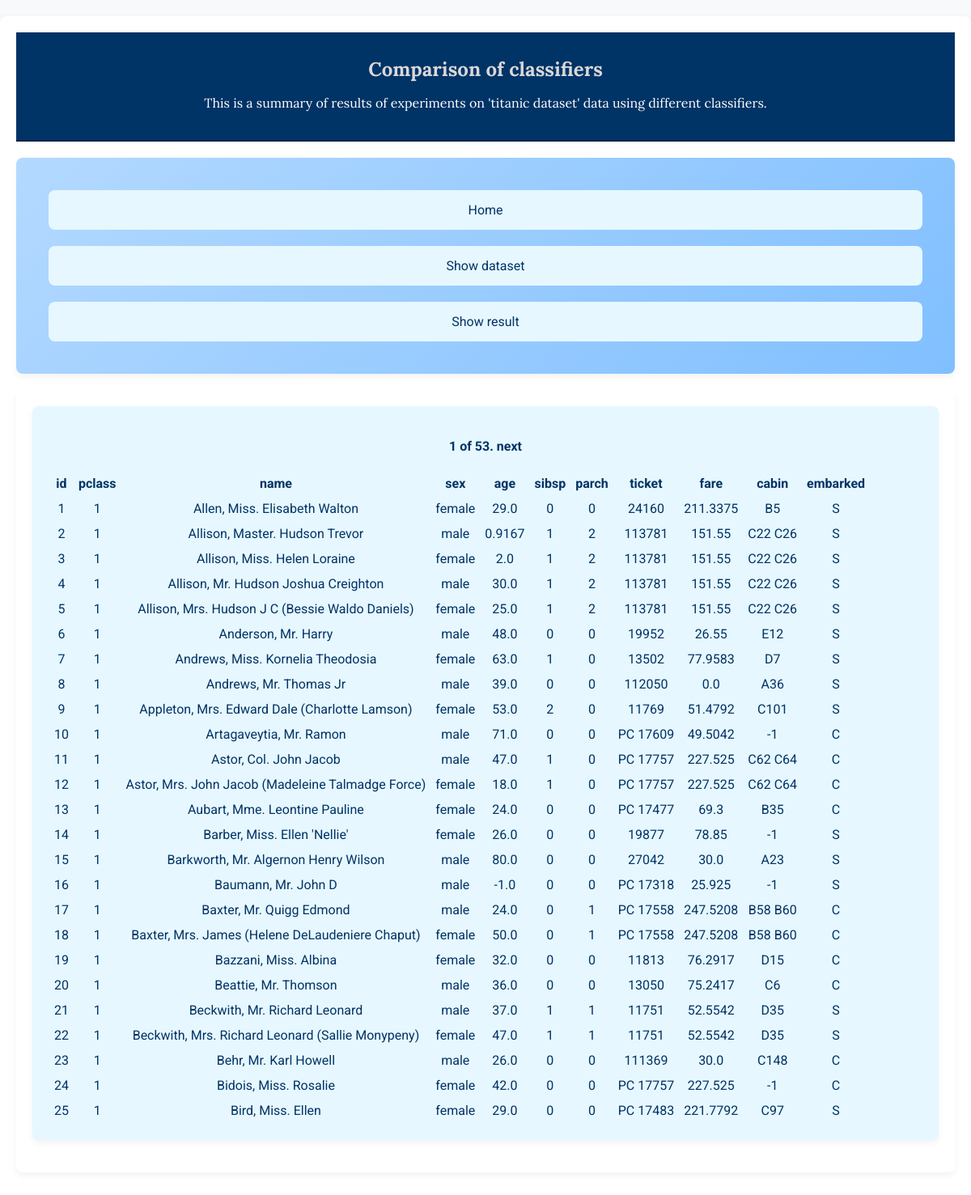
The app's page /data/ with its own data.
### visresults/models.py (models this page shows)
class Dataset(models.Model):
    SEX_CHOICES = (('male', 'male'), ('female', 'female'))
    pclass = models.SmallIntegerField()
    name = models.CharField(max_length=50)
    sex = models.CharField(max_length=6, choices=SEX_CHOICES)
    age = models.FloatField()
    sibsp = models.SmallIntegerField()
    parch = models.SmallIntegerField()
    ticket = models.CharField(max_length=18)
    fare = models.FloatField()
    cabin = models.CharField(max_length=15)
    embarked = models.CharField(max_length=1)

### visresults/views.py (the view)
# urls.py: path('data/', views.data_explainer, name="dataset"),
def data_explainer(request):
    object_list = Dataset.objects.all()
    if len(object_list) == 0:
        return render(request, "visresults/dataset.html", None)
    columns = list(object_list.values()[0].keys())
    data_rows = object_list.values_list()
    paginator = Paginator(data_rows, 25)
    page = request.GET.get('page')
    try:
        rows = paginator.get_page(page)
    except PageNotAnInteger:
        rows = paginator.page(1)
    except EmptyPage:
        rows = paginator.page(paginator.num_pages)
    return render(request, "visresults/dataset.html", {'page': page, 'columns': columns, 'rows': rows})

### visresults/templates/visresults/dataset.html (shortened to what this page needs)
{% extends "visresults/base.html" %}
{% block content %}
<div class="datasetTable">
    {% include "pagination.html" with page=rows %}
    <table class="titanicTable" class="display">
        <thead>
            <tr>
                {% for column in columns %}
                <th class="colField">{{ column }}</th>
                {% endfor %}
            </tr>
        </thead>
        <tbody>
            {% for row in rows %}
            <tr class="rowfields">
                {% for value in row %}
                <td class="field">{{ value }}</td>
                {% endfor %}
            </tr>
            {% endfor %}
        </tbody>
    </table>
</div>
{% endblock %}

### visresults/templates/visresults/base.html (shortened to what this page needs)
{% load static %}
<!DOCTYPE html>
<html lang="pl">
<head>
    {% block head %}
    <link href="{% static 'css/base.css' %}" rel="stylesheet">
    {% endblock %}
</head>
<body>
    <div class="container">
        <div class="header">
            <h2>Comparison of classifiers</h2>
            <p>This is a summary of results of experiments on 'titanic dataset' data using different classifiers.</p>
        </div>
        <div class="tools">
            <div class="tool">
                <a href="/">Home</a>
            </div>
            <div class="tool">
                <a href="/data">Show dataset</a>
            </div>
            <div class="tool">
                <a href="/vis">Show result</a>
            </div>
        </div>
        <div class="content">
            {% block content %}
            {% endblock %}
        </div>
    </div>
</body>
</html>

### visresults/templates/pagination.html (shortened to what this page needs)
<div class="pagination">
  <span class="step-links">
    <span class="current">
      {{ page.number }} of {{ page.paginator.num_pages }}.
    </span>
    {% if page.has_next %}
    <a href="?page={{ page.next_page_number }}"> next</a>
    {% endif %}
  </span>
</div>

### visresults/static/css/base.css (style rules this page uses)
body, html { margin: 0; padding: 0; width: 100%; height: 100%; font-family: 'Roboto', sans-serif; background-color: #f8f9fa; }
.container { display: flex; flex-direction: column; padding: 20px; max-width: 1200px; margin: 20px auto; background-color: #ffffff; border-radius: 8px; box-shadow: 0 4px 8px rgba(0, 0, 0, 0.1); }
.header { background: #003366; color: #ffffff; padding: 20px; text-align: center; border-bottom: 2px solid #002244; font-family: 'Lora', serif; margin-bottom: 20px; }
.header h2, .header h3 { margin: 0; padding-top: 10px; font-size: 1.5em; color: #d9d9d9; }
.content, .chart, .tools, .search-div, .datasetTable { background-color: #ffffff; border-radius: 8px; padding: 20px; margin-bottom: 20px; box-shadow: 0 4px 8px rgba(0, 0, 0, 0.05); }
.tools { text-align: center; background: linear-gradient(135deg, #b3d9ff 0%, #80bfff 100%); }
.tool { margin: 20px; padding: 15px; border-radius: 8px; background-color: #e6f7ff; transition: background-color 0.3s, transform 0.3s; cursor: pointer; }
a { color: #003366; text-decoration: none; transition: color 0.3s; }
.pagination { margin: 20px 0; font-weight: bold; color: #003366; text-align: center; }
.field, .colField { text-align: center; padding: 5px; color: #003366; }
.datasetTable { padding: 20px; background-color: #e6f7ff; border-radius: 8px; box-shadow: 0 4px 8px rgba(0, 0, 0, 0.05); }

### records on screen
Dataset: row "1" "1" "Allen, Miss. Elisabeth Walton" "female" "29.0" "0" "0" "24160" "211.3375" "B5" "S"
Dataset: row "2" "1" "Allison, Master. Hudson Trevor" "male" "0.9167" "1" "2" "113781" "151.55" "C22 C26" "S"
Dataset: row "3" "1" "Allison, Miss. Helen Loraine" "female" "2.0" "1" "2" "113781" "151.55" "C22 C26" "S"
Dataset: row "4" "1" "Allison, Mr. Hudson Joshua Creighton" "male" "30.0" "1" "2" "113781" "151.55" "C22 C26" "S"
Dataset: row "5" "1" "Allison, Mrs. Hudson J C (Bessie Waldo Daniels)" "female" "25.0" "1" "2" "113781" "151.55" "C22 C26" "S"
Dataset: row "6" "1" "Anderson, Mr. Harry" "male" "48.0" "0" "0" "19952" "26.55" "E12" "S"
Dataset: row "7" "1" "Andrews, Miss. Kornelia Theodosia" "female" "63.0" "1" "0" "13502" "77.9583" "D7" "S"
Dataset: row "8" "1" "Andrews, Mr. Thomas Jr" "male" "39.0" "0" "0" "112050" "0.0" "A36" "S"
Dataset: row "9" "1" "Appleton, Mrs. Edward Dale (Charlotte Lamson)" "female" "53.0" "2" "0" "11769" "51.4792" "C101" "S"
Dataset: row "10" "1" "Artagaveytia, Mr. Ramon" "male" "71.0" "0" "0" "PC 17609" "49.5042" "-1" "C"
Dataset: row "11" "1" "Astor, Col. John Jacob" "male" "47.0" "1" "0" "PC 17757" "227.525" "C62 C64" "C"
Dataset: row "12" "1" "Astor, Mrs. John Jacob (Madeleine Talmadge Force)" "female" "18.0" "1" "0" "PC 17757" "227.525" "C62 C64" "C"
Dataset: row "13" "1" "Aubart, Mme. Leontine Pauline" "female" "24.0" "0" "0" "PC 17477" "69.3" "B35" "C"
Dataset: row "14" "1" "Barber, Miss. Ellen 'Nellie'" "female" "26.0" "0" "0" "19877" "78.85" "-1" "S"
Dataset: row "15" "1" "Barkworth, Mr. Algernon Henry Wilson" "male" "80.0" "0" "0" "27042" "30.0" "A23" "S"
Dataset: row "16" "1" "Baumann, Mr. John D" "male" "-1.0" "0" "0" "PC 17318" "25.925" "-1" "S"
Dataset: row "17" "1" "Baxter, Mr. Quigg Edmond" "male" "24.0" "0" "1" "PC 17558" "247.5208" "B58 B60" "C"
Dataset: row "18" "1" "Baxter, Mrs. James (Helene DeLaudeniere Chaput)" "female" "50.0" "0" "1" "PC 17558" "247.5208" "B58 B60" "C"
Dataset: row "19" "1" "Bazzani, Miss. Albina" "female" "32.0" "0" "0" "11813" "76.2917" "D15" "C"
Dataset: row "20" "1" "Beattie, Mr. Thomson" "male" "36.0" "0" "0" "13050" "75.2417" "C6" "C"
Dataset: row "21" "1" "Beckwith, Mr. Richard Leonard" "male" "37.0" "1" "1" "11751" "52.5542" "D35" "S"
Dataset: row "22" "1" "Beckwith, Mrs. Richard Leonard (Sallie Monypeny)" "female" "47.0" "1" "1" "11751" "52.5542" "D35" "S"
Dataset: row "23" "1" "Behr, Mr. Karl Howell" "male" "26.0" "0" "0" "111369" "30.0" "C148" "C"
Dataset: row "24" "1" "Bidois, Miss. Rosalie" "female" "42.0" "0" "0" "PC 17757" "227.525" "-1" "C"
Dataset: row "25" "1" "Bird, Miss. Ellen" "female" "29.0" "0" "0" "PC 17483" "221.7792" "C97" "S"

### other values on screen
{{ page.number }} "1"
{{ page.paginator.num_pages }} "53"
{{ column }} "id" "pclass" "name" "sex" "age" "sibsp" "parch" "ticket" "fare" "cabin" "embarked"
